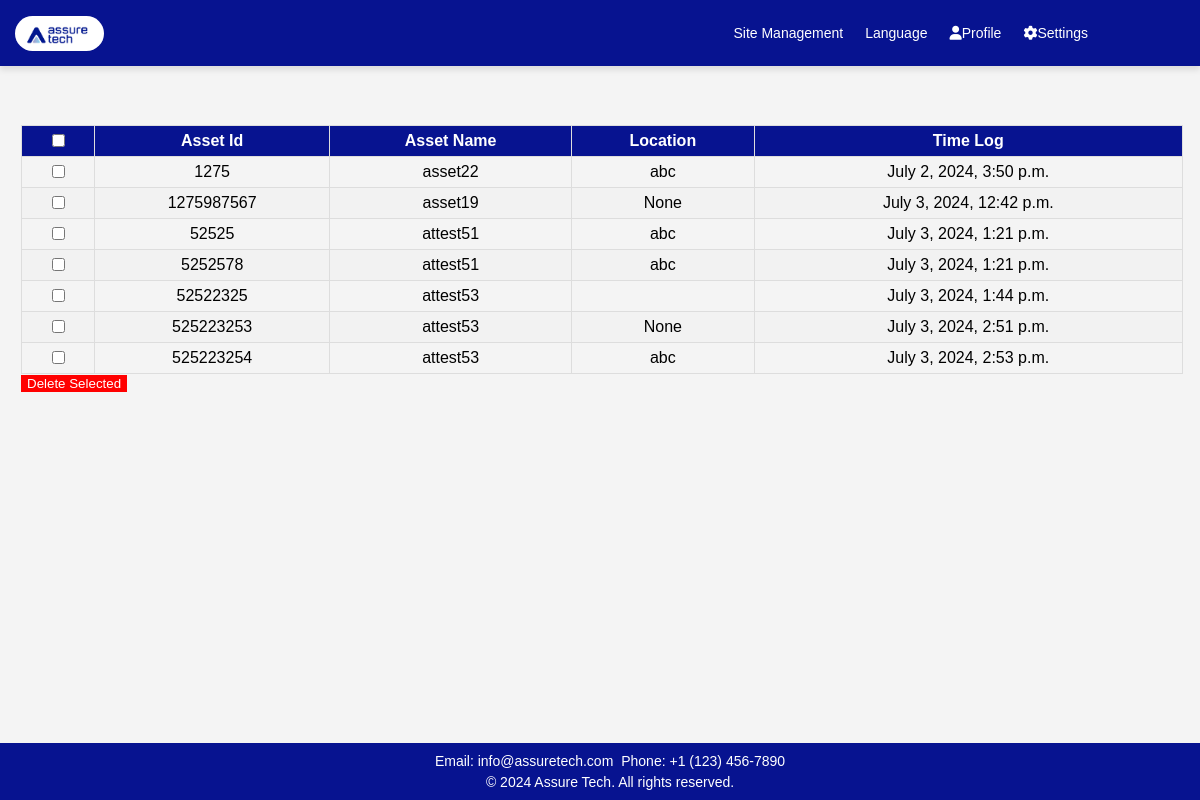
Screenshot of /exit/ with the database file from the repository.
### app1/models.py (models this page shows, shortened)
class Asset(models.Model):
    asset_id = models.IntegerField(unique=True)
    picture = models.ImageField(upload_to='asset_pictures/', blank=True, null=True)
    asset_name = models.CharField(max_length=255)
    tag_id = models.IntegerField(max_length=100)
    footage = models.ImageField(upload_to='assets_footage/', blank=True, null=True,verbose_name= 'Footage')
    description = models.CharField(max_length=500)
    asset_category = models.CharField(max_length=50)
    STATUS_CHOICES = [
        ('active', 'Active'),
        ('inactive', 'Inactive'),
    ]
    status = models.CharField(max_length=50, choices=STATUS_CHOICES,default='inactive')
    location = models.CharField(max_length=100,blank=True, null=True)
    time_log = models.DateTimeField(auto_now=True)

### app1/views.py (the view)
# urls.py: path('exit/',views.exit,name='exit'),
def exit(request):
    assets = Asset.objects.filter(status='inactive')
    return render(request, 'app1/exit_status.html', {'assets': assets})

### app1/templates/app1/exit_status.html (shortened to what this page needs)
<!DOCTYPE html>
<html lang="en">
<head>
    {% load static %}
    <link rel="stylesheet" href="https://cdnjs.cloudflare.com/ajax/libs/font-awesome/6.0.0/css/all.min.css">
</head>
<body>
    <header>
        <a class="logo" href="#"><img src="{% static 'app1/images/logo.jpg' %}" alt="Logo"></a>
        <nav class="nav">
            <div class="dropdown">
                <a href="{% url 'sites' %}">Site Management</a>
            </div>
            <div class="dropdown">
                <a href="#" class="dropbtn">Language</a>
            </div>
            <div class="dropdown">
                <a href="#" class="dropbtn"><i class="fas fa-user"></i>Profile</a>
            </div>
            <div class="dropdown">
                <a href="#" class="dropbtn"><i class="fas fa-cog"></i>Settings</a>
            </div>
        </nav>
    </header>
    <div class="main-container">
        <div class="main-content">
            <form method="post" action="{% url 'delete_selected1' %}">
            <table>
                <thead>
                    <tr>
                        <th><input type="checkbox" onClick="toggleAll(this)"></th>
                        <th>Asset Id</th>
                        <th>Asset Name</th>
                        <th>Location</th>
                        <th>Time Log</th>
                    </tr>
                </thead>
                <tbody>
                    {% for asset in assets %}
                    <tr>
                        <td><input type="checkbox" name="selected_recordings" value="{{ asset.pk }}"></td>
                        <td>{{ asset.asset_id }}</td>
                        <td>{{ asset.asset_name }}</td>
                        <td>{{ asset.location }}</td>
                        <td>{{ asset.time_log }}</td>
                    </tr>
                    {% endfor %}
                </tbody>
            </table>
            <button type="submit" class="delete-btn">Delete Selected</button>
        </div>
        </div>
        <footer>
            <p>Email: info@assuretech.com</p>
            <p>Phone: +1 (123) 456-7890</p>
            <div class="footer-bottom">
                <p>&copy; 2024 Assure Tech. All rights reserved.</p>
            </div>
        </footer>
</body>
</html>

### app1/templates/app1/exit_status.html (style rules this page uses)
body { font-family: 'Verdana', sans-serif; width: 100%; margin: 0; padding-top: 10vh; background: #f4f4f4; box-sizing: border-box; height: 800px; }
header { background-color: #071390; color: white; text-align: center; padding: 15px 0; position: fixed; top: 0; width: 100%; z-index: 1000; display: flex; justify-content: space-between; align-items: center; box-shadow: 0px 4px 6px rgba(0, 0, 0, 0.1); }
.nav a { color: white; padding: 10px 10px; font-size: 14px; text-decoration: none; display: inline-block; margin-right: 2px; transition: color 0.3s ease; }
.nav { display: flex; align-items: center; margin-right: 100px; }
.logo img { max-height: 35px; margin-left: 15px; float: left; border-radius: 20px; }
.dropdown { display: inline-block; position: relative; text-align: center; }
footer { position: fixed; bottom: 0; width: 100%; background-color: #071390; color: white; text-align: center; padding: 10px; z-index: 1000; font-size: 14px; }
footer h4, footer p { white-space: nowrap; margin: 0; padding: 2px; display: inline; }
.footer-bottom { white-space: nowrap; padding-top: 5px; }
.footer-bottom p { margin: 0; }
.main-container { display: flex; }
.main-content { margin-left: 1px; padding: 20px; width: 95%; margin-right: 20px; }
table { width: 102%; border-collapse: collapse; margin-top: 25px; }
th, td { border: 1px solid #ddd; padding: 5px; text-align: center; }
th { background-color: #071390; color: white; text-align: center; }
tr:nth-child(even) { background-color: #f2f2f2; }
.delete-btn { background-color: red; color: white; border: none; }

### rows the page displays
Asset: asset_id "1275", asset_name "asset22", location "abc", time_log "July 2, 2024, 3:50 p.m."
Asset: asset_id "1275987567", asset_name "asset19", location "None", time_log "July 3, 2024, 12:42 p.m."
Asset: asset_id "52525", asset_name "attest51", location "abc", time_log "July 3, 2024, 1:21 p.m."
Asset: asset_id "5252578", asset_name "attest51", location "abc", time_log "July 3, 2024, 1:21 p.m."
Asset: asset_id "52522325", asset_name "attest53", time_log "July 3, 2024, 1:44 p.m."
Asset: asset_id "525223253", asset_name "attest53", location "None", time_log "July 3, 2024, 2:51 p.m."
Asset: asset_id "525223254", asset_name "attest53", location "abc", time_log "July 3, 2024, 2:53 p.m."
